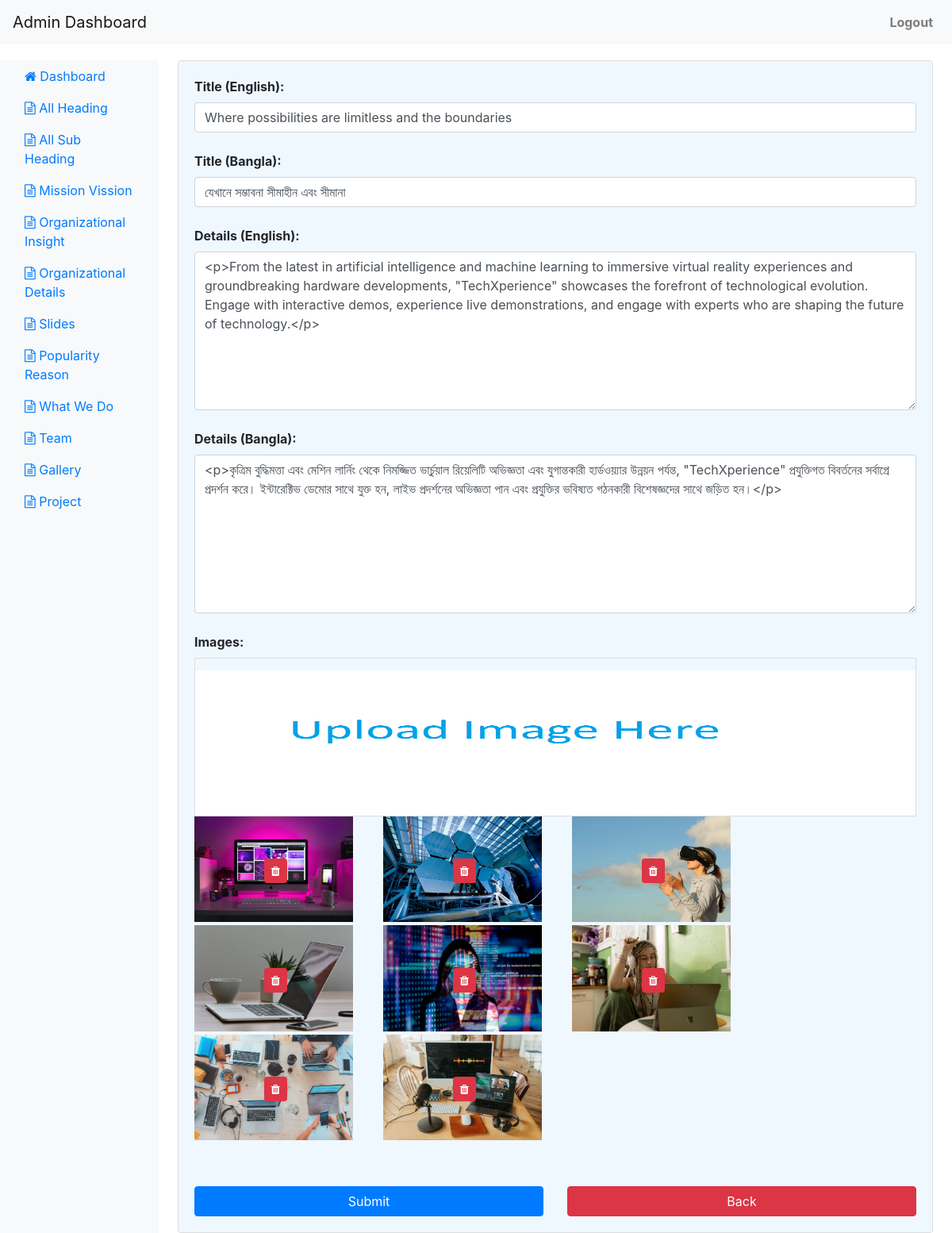
Page /gallery_edit.php?id=13 (signed in) on the committed database.
### tables this page shows
CREATE TABLE `galleries` (
  `id` int UNSIGNED NOT NULL,
  `title_en` varchar(255) DEFAULT NULL,
  `title_bn` varchar(255) DEFAULT NULL,
  `gallery_detail_en` longtext,
  `gallery_detail_bn` longtext
);

CREATE TABLE `galleries_file` (
  `id` int NOT NULL,
  `galleries_id` int NOT NULL,
  `img` varchar(255) DEFAULT NULL
);

### config.php (called while the page is built, shortened)
<?php
$backUploadDemo = 'assets/';
?>

### gallery_edit.php (the view, shortened to what this page needs)
<?php
	include('config.php');
	$edit_id = isset($_GET['id']) ? $_GET['id'] : null;
	$get_data_col = null;
	if ($edit_id) {
		$get_edit_data_sql = "SELECT * FROM galleries WHERE id = '$edit_id'";
		$get_edit_data_result = $conn->query($get_edit_data_sql);
		if ($get_edit_data_result && $get_edit_data_result->num_rows > 0) {
			$get_data_col = $get_edit_data_result->fetch_assoc();
		} else {
			echo "Record not found!";
			exit();
		}
	}
?>
<!DOCTYPE html>
<html lang="en">
<head>
    <link rel="stylesheet" href="https://stackpath.bootstrapcdn.com/bootstrap/4.5.2/css/bootstrap.min.css">
	<link rel="stylesheet" href="https://cdnjs.cloudflare.com/ajax/libs/font-awesome/4.7.0/css/font-awesome.min.css">
</head>
<body>
<?php include('header.php');?>
<div class="container-fluid">
    <div class="row">
        <?php include('nav.php');?>
        <main role="main" class="col-md-9 ml-sm-auto col-lg-10 px-4">
			<form action="gallery_edit.php" method="post" enctype="multipart/form-data" style="border: 1px solid #ddd;padding: 20px;border-radius: 4px;background: aliceblue">
				<div class="row">
					<div class="col-md-12">
						<label for="title_en">Title (English):</label>
						<input type="text" class="form-control" id="title_en" name="title_en" value="<?php echo $get_data_col["title_en"];?>" required><br>
						<label for="title_bn">Title (Bangla):</label>
						<input type="text" class="form-control" id="title_bn" name="title_bn" value="<?php echo $get_data_col["title_bn"];?>" required><br>
						<label for="gallery_detail_en">Details (English):</label>
						<textarea class="form-control" id="gallery_detail_en" name="gallery_detail_en" required><?php echo $get_data_col["gallery_detail_en"];?></textarea><br>
						<label for="gallery_detail_bn">Details (Bangla):</label>
						<textarea class="form-control" id="gallery_detail_bn" name="gallery_detail_bn" required><?php echo $get_data_col["gallery_detail_bn"];?></textarea><br>
					</div>
					<div class="col-md-12">
						<label for="img">Images:</label>
						<div>
							<img id="myImage" src="<?php echo $backUploadDemo.'slide.png';?>" alt="Image" onclick="browseImage()">
						</div>
						<div id="imageContainer">
							<?php
								$image_data_sql = "SELECT * FROM galleries_file WHERE galleries_id = '$edit_id'";
								$image_data_sql_result = $conn->query($image_data_sql);
								foreach ($image_data_sql_result as $image_data_sql_result_row) {
							?>
								<div class="image-container">
									<button style="position: relative;right: 50%;" type="button" class="btn btn-danger btn-sm" onclick="deleteImage(<?php echo $image_data_sql_result_row["id"]; ?>)"><i class="fa fa-trash"></i></button>
								</div>
							<?php } ?>
						</div>
					</div>
					<div class="col-md-6">
						<br>
						<input type="submit" class="btn btn-primary btn-block" value="Submit">
					</div>
					<div class="col-md-6">
						<br>
						<a class="btn btn-danger btn-block" href="gallery.php">Back</a>
					</div>
				</div>
			</form>
        </main>
    </div>
</div>
</body>
</html>

### gallery_edit.php (style rules this page uses)
body { padding-top: 56px; }
.container-fluid { margin-top: 20px; }
textarea { height: 200px !important; }
#myImage { height: 200px; border: 1px solid #ddd; padding-top: 15px; width: 100%; }

### header.php (style rules this page uses)
label { font-weight: bold; }
.btn-primary { width: 100%; }
.image-container { position: relative; display: inline-block; cursor: pointer; }

### rows in the picture
galleries: title_en "Where possibilities are limitless and the boundaries", title_bn "যেখানে সম্ভাবনা সীমাহীন এবং সীমানা", gallery_detail_en "<p>From the latest in artificial intelligence and machine learning to immersive virtual reality experiences and groundbreaking hardware developments, \"TechXperience\" showcases the forefront of technological evolution. Engage with interactive demos, experience live demonstrations, and engage with experts who are shaping the future of technology.</p>", gallery_detail_bn "<p>কৃত্রিম বুদ্ধিমত্তা এবং মেশিন লার্নিং থেকে নিমজ্জিত ভার্চুয়াল রিয়েলিটি অভিজ্ঞতা এবং যুগান্তকারী হার্ডওয়্যার উন্নয়ন পর্যন্ত, \"TechXperience\" প্রযুক্তিগত বিবর্তনের সর্বাগ্রে প্রদর্শন করে। ইন্টারেক্টিভ ডেমোর সাথে যুক্ত হন, লাইভ প্রদর্শনের অভিজ্ঞতা পান এবং প্রযুক্তির ভবিষ্যত গঠনকারী বিশেষজ্ঞদের সাথে জড়িত হন।</p>"
